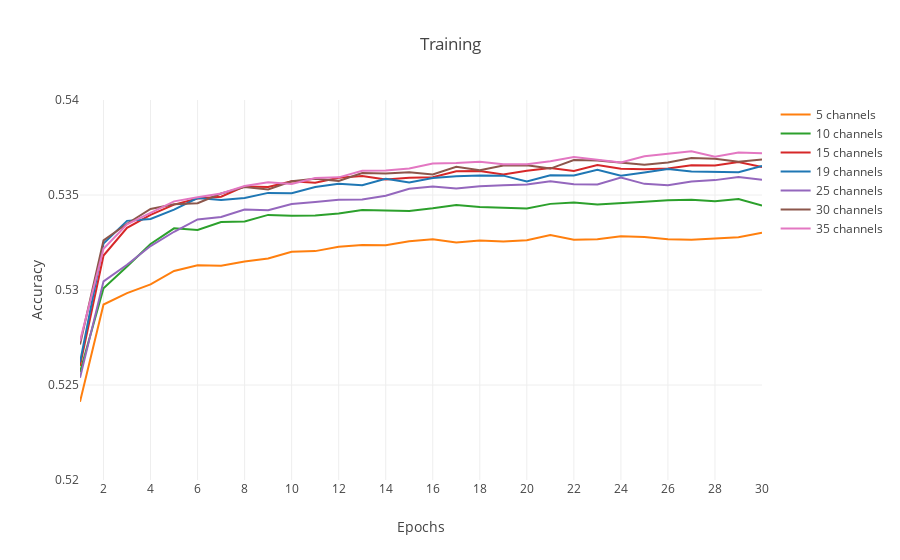

The code cell stored with this chart in its notebook:
### Markdown cell above
### Single team - Range of channels (hyperparameter sweep)

### Code cell
data_1_8_1 = pd.read_csv('../models/fit_records/model_1_8_1_accuracy.csv').iloc[0:30] # channels=5
data_1_8_2 = pd.read_csv('../models/fit_records/model_1_8_2_accuracy.csv') # channels=10
data_1_8_3 = pd.read_csv('../models/fit_records/model_1_8_3_accuracy.csv') # channels=15
data_1_6 = pd.read_csv('../models/fit_records/model_1_6_accuracy.csv').iloc[0:30] # channels=19
data_1_8_4 = pd.read_csv('../models/fit_records/model_1_8_4_accuracy.csv') # channels=25
data_1_8_5 = pd.read_csv('../models/fit_records/model_1_8_5_accuracy.csv') # channels=30
data_1_8_6 = pd.read_csv('../models/fit_records/model_1_8_6_accuracy.csv') # channels=35

epochs = data_1_6['epoch']
training_accuracy_1_6 = data_1_6['training_accuracy']
training_accuracy_1_8_1 = data_1_8_1['training_accuracy']
training_accuracy_1_8_2 = data_1_8_2['training_accuracy']
training_accuracy_1_8_3 = data_1_8_3['training_accuracy']
training_accuracy_1_8_4 = data_1_8_4['training_accuracy']
training_accuracy_1_8_5 = data_1_8_5['training_accuracy']
training_accuracy_1_8_6 = data_1_8_6['training_accuracy']

fig = go.Figure()

fig.add_trace(go.Scatter(
    x=epochs,
    y=training_accuracy_1_8_1,
    mode='lines',
    name='5 channels',
    line=dict(color='#FF7F0E')))
fig.add_trace(go.Scatter(
    x=epochs,
    y=training_accuracy_1_8_2,
    mode='lines',
    name='10 channels',
    line=dict(color='#2CA02C')))
fig.add_trace(go.Scatter(
    x=epochs,
    y=training_accuracy_1_8_3,
    mode='lines',
    name='15 channels',
    line=dict(color='#D62728')))
fig.add_trace(go.Scatter(
    x=epochs,
    y=training_accuracy_1_6,
    mode='lines',
    name='19 channels',
    line=dict(color='#1F77B4')))
fig.add_trace(go.Scatter(
    x=epochs,
    y=training_accuracy_1_8_4,
    mode='lines',
    name='25 channels',
    line=dict(color='#9467BD')))
fig.add_trace(go.Scatter(
    x=epochs,
    y=training_accuracy_1_8_5,
    mode='lines',
    name='30 channels',
    line=dict(color='#8C564B')))
fig.add_trace(go.Scatter(
    x=epochs,
    y=training_accuracy_1_8_6,
    mode='lines',
    name='35 channels',
    line=dict(color='#E377C2')))

fig.update_layout(
    template='none',
    xaxis_title='Epochs',
    yaxis_title="Accuracy",
    title='Training')
fig.update_xaxes(tick0=0, dtick=2)
fig.update_yaxes(range=[0.52,0.54])
fig.show()
fig.write_image(f'../images/single_team_channel_sweep_training.png', scale=5)

### Figure 1 — Plotly figure (JSON) as saved in the notebook; plotly's stock layout.template omitted (floating-point values rounded to 4 significant figures)
{"data": [{"line": {"color": "#FF7F0E"}, "mode": "lines", "name": "5 channels", "type": "scatter", "x": [1, 2, 3, 4, 5, 6, 7, 8, 9, 10, 11, 12, 13, 14, 15, 16, 17, 18, 19, 20, 21, 22, 23, 24, 25, 26, 27, 28, 29, 30], "y": [0.5241, 0.5292, 0.5298, 0.5303, 0.531, 0.5313, 0.5313, 0.5315, 0.5317, 0.532, 0.532, 0.5323, 0.5324, 0.5324, 0.5326, 0.5327, 0.5325, 0.5326, 0.5326, 0.5326, 0.5329, 0.5326, 0.5327, 0.5328, 0.5328, 0.5327, 0.5326, 0.5327, 0.5328, 0.533]}, {"line": {"color": "#2CA02C"}, "mode": "lines", "name": "10 channels", "type": "scatter", "x": [1, 2, 3, 4, 5, 6, 7, 8, 9, 10, 11, 12, 13, 14, 15, 16, 17, 18, 19, 20, 21, 22, 23, 24, 25, 26, 27, 28, 29, 30], "y": [0.5257, 0.5301, 0.5312, 0.5324, 0.5332, 0.5332, 0.5336, 0.5336, 0.534, 0.5339, 0.5339, 0.534, 0.5342, 0.5342, 0.5342, 0.5343, 0.5345, 0.5344, 0.5343, 0.5343, 0.5345, 0.5346, 0.5345, 0.5346, 0.5346, 0.5347, 0.5347, 0.5347, 0.5348, 0.5344]}, {"line": {"color": "#D62728"}, "mode": "lines", "name": "15 channels", "type": "scatter", "x": [1, 2, 3, 4, 5, 6, 7, 8, 9, 10, 11, 12, 13, 14, 15, 16, 17, 18, 19, 20, 21, 22, 23, 24, 25, 26, 27, 28, 29, 30], "y": [0.526, 0.5318, 0.5333, 0.534, 0.5345, 0.5348, 0.5349, 0.5355, 0.5354, 0.5357, 0.5356, 0.5359, 0.536, 0.5358, 0.5359, 0.5359, 0.5363, 0.5363, 0.5361, 0.5363, 0.5364, 0.5363, 0.5366, 0.5364, 0.5364, 0.5364, 0.5366, 0.5366, 0.5367, 0.5365]}, {"line": {"color": "#1F77B4"}, "mode": "lines", "name": "19 channels", "type": "scatter", "x": [1, 2, 3, 4, 5, 6, 7, 8, 9, 10, 11, 12, 13, 14, 15, 16, 17, 18, 19, 20, 21, 22, 23, 24, 25, 26, 27, 28, 29, 30], "y": [0.5262, 0.5324, 0.5336, 0.5337, 0.5342, 0.5348, 0.5347, 0.5348, 0.5351, 0.5351, 0.5354, 0.5356, 0.5355, 0.5359, 0.5357, 0.5359, 0.536, 0.536, 0.536, 0.5357, 0.536, 0.536, 0.5363, 0.536, 0.5362, 0.5364, 0.5362, 0.5362, 0.5362, 0.5365]}, {"line": {"color": "#9467BD"}, "mode": "lines", "name": "25 channels", "type": "scatter", "x": [1, 2, 3, 4, 5, 6, 7, 8, 9, 10, 11, 12, 13, 14, 15, 16, 17, 18, 19, 20, 21, 22, 23, 24, 25, 26, 27, 28, 29, 30], "y": [0.5254, 0.5305, 0.5313, 0.5323, 0.5331, 0.5337, 0.5338, 0.5342, 0.5342, 0.5345, 0.5346, 0.5347, 0.5348, 0.535, 0.5353, 0.5355, 0.5353, 0.5355, 0.5355, 0.5356, 0.5357, 0.5356, 0.5356, 0.5359, 0.5356, 0.5355, 0.5357, 0.5358, 0.5359, 0.5358]}, {"line": {"color": "#8C564B"}, "mode": "lines", "name": "30 channels", "type": "scatter", "x": [1, 2, 3, 4, 5, 6, 7, 8, 9, 10, 11, 12, 13, 14, 15, 16, 17, 18, 19, 20, 21, 22, 23, 24, 25, 26, 27, 28, 29, 30], "y": [0.5271, 0.5326, 0.5335, 0.5343, 0.5345, 0.5346, 0.5351, 0.5354, 0.5353, 0.5357, 0.5359, 0.5357, 0.5362, 0.5361, 0.5362, 0.5361, 0.5365, 0.5363, 0.5365, 0.5366, 0.5364, 0.5368, 0.5368, 0.5367, 0.5366, 0.5367, 0.5369, 0.5369, 0.5368, 0.5369]}, {"line": {"color": "#E377C2"}, "mode": "lines", "name": "35 channels", "type": "scatter", "x": [1, 2, 3, 4, 5, 6, 7, 8, 9, 10, 11, 12, 13, 14, 15, 16, 17, 18, 19, 20, 21, 22, 23, 24, 25, 26, 27, 28, 29, 30], "y": [0.5273, 0.5322, 0.5335, 0.5341, 0.5347, 0.5349, 0.5351, 0.5355, 0.5357, 0.5356, 0.5359, 0.5359, 0.5363, 0.5363, 0.5364, 0.5367, 0.5367, 0.5367, 0.5366, 0.5366, 0.5368, 0.537, 0.5369, 0.5367, 0.537, 0.5372, 0.5373, 0.537, 0.5372, 0.5372]}], "layout": {"title": {"text": "Training"}, "xaxis": {"dtick": 2, "tick0": 0, "title": {"text": "Epochs"}}, "yaxis": {"range": [0.52, 0.54], "title": {"text": "Accuracy"}}}}
